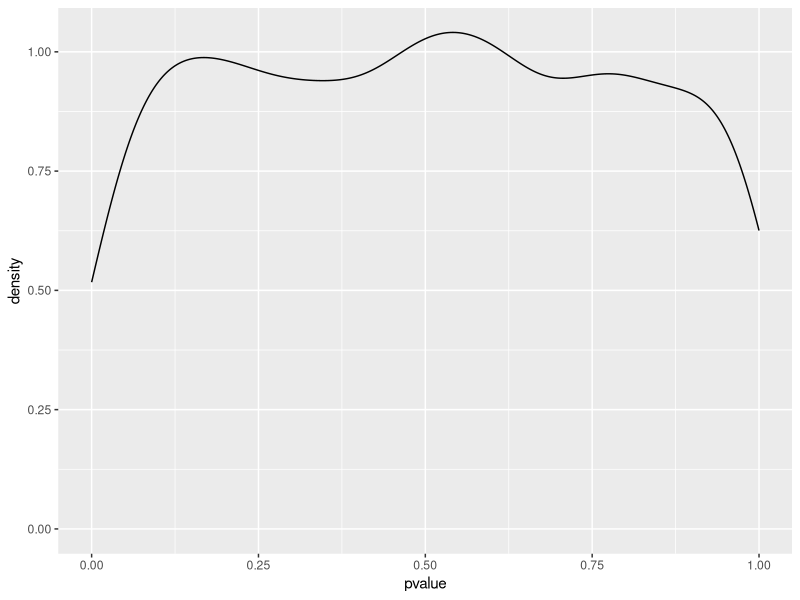
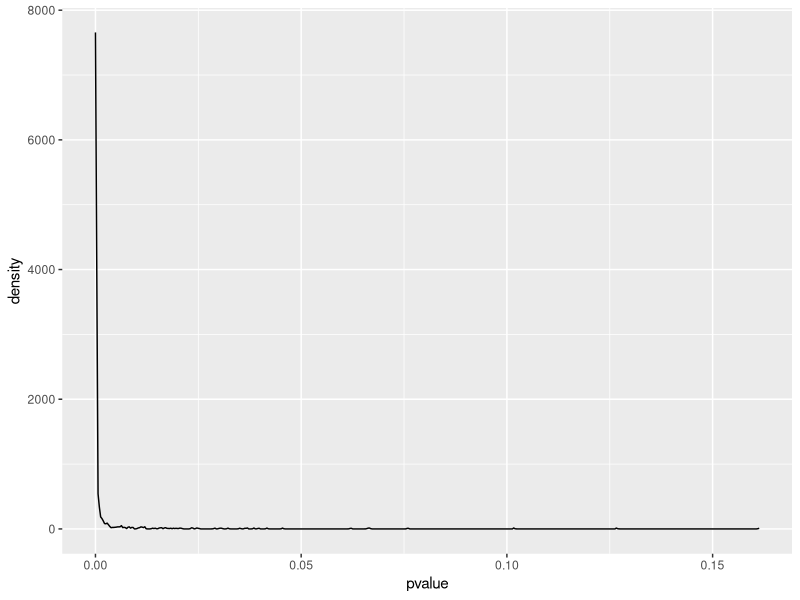
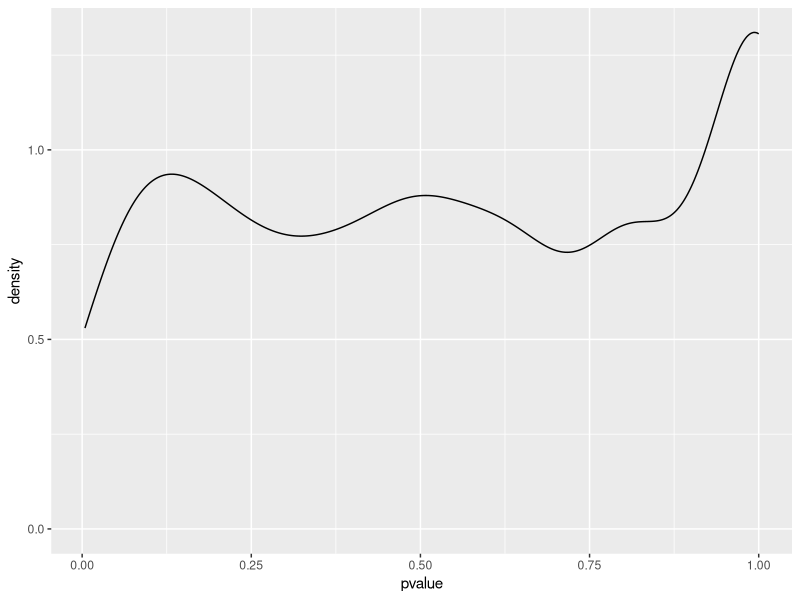
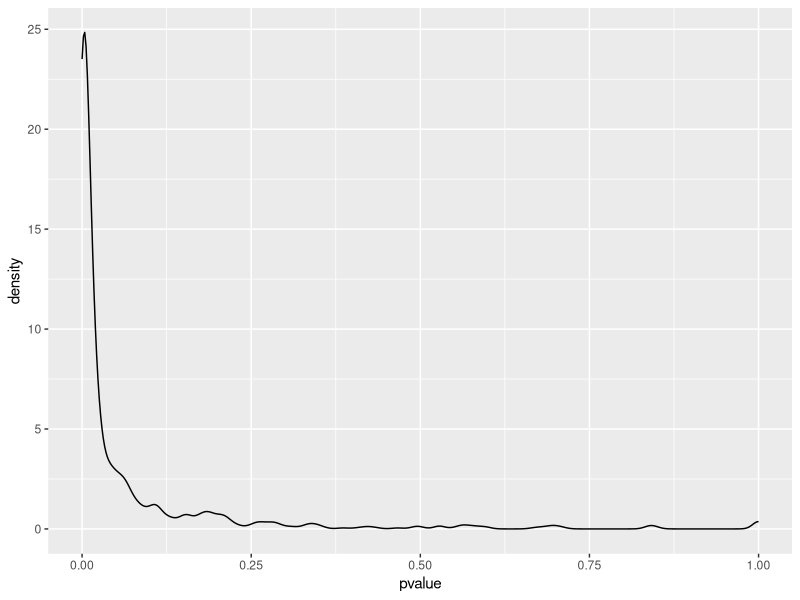
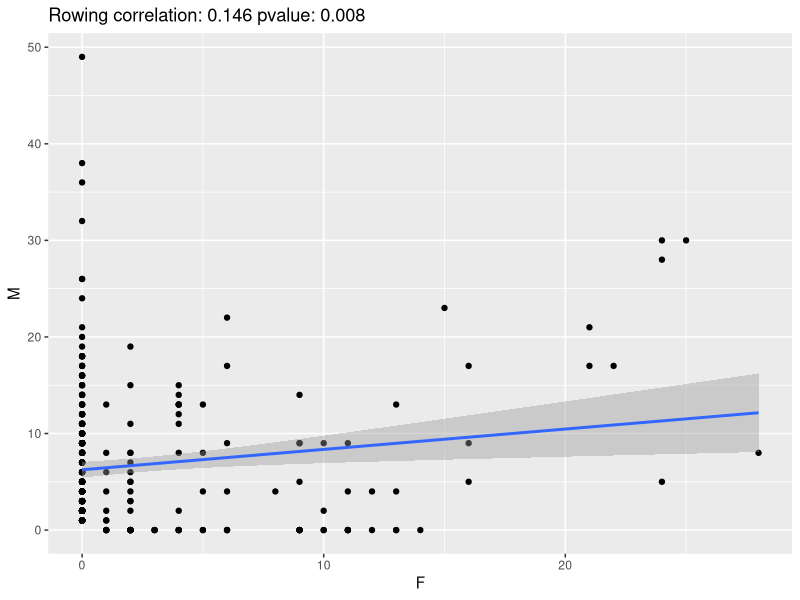
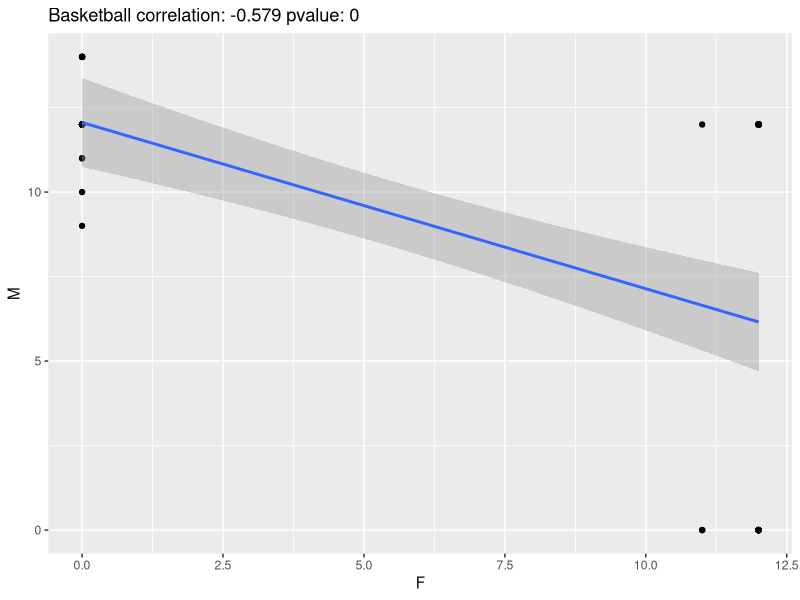
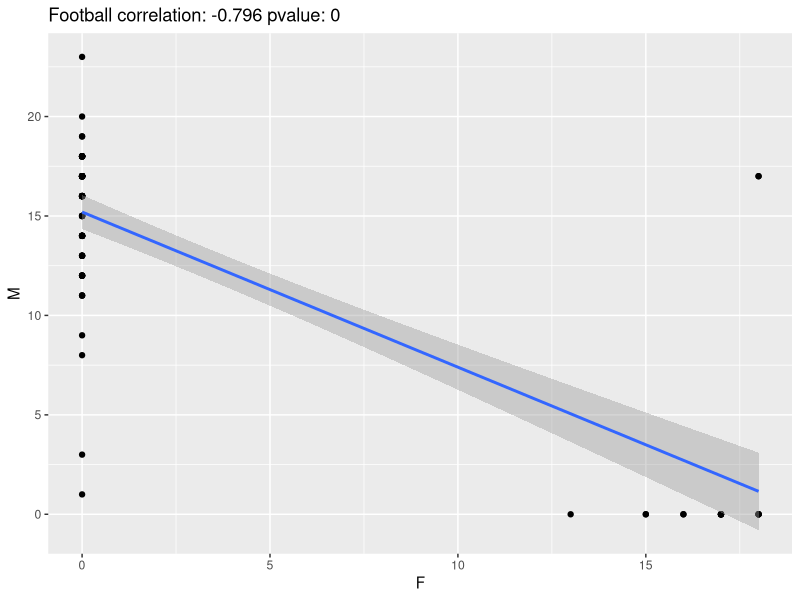
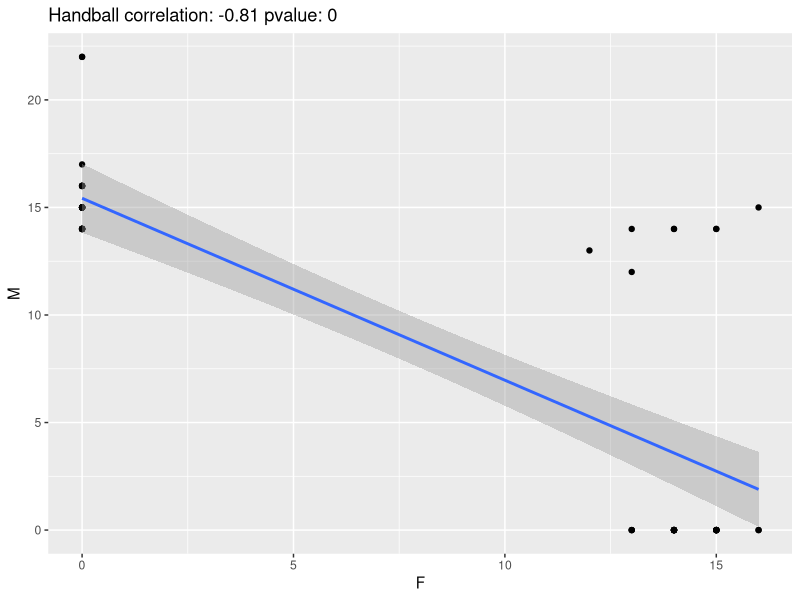

Here is the R script that generated these plots, in order:
## ---- chunk 1
knitr::opts_chunk$set(
  eval      = TRUE,
  comment   = "#",
  #results   = "asis",
  # collapse  = TRUE,
  message = FALSE,
  warning = FALSE,
  fig.align = "center")
## ---- chunk 2
library(tidyverse)
## ---- chunk 3
build_data <- function(probA = 0.1, probB = 0.1, size){
  contingency <- data.frame()
  # PATIENTS WITH GENOTYPE A:
  # the number of patients with the disease is binomially distributed with probability probA
  disease_A <- rbinom(n = 1, size = size, prob = probA)
  no_disease_A <- size - disease_A
  contingency <- rbind(contingency, data.frame("disease" = disease_A, "no_disease" = no_disease_A))
  # PATIENTS WITH GENOTYPE B:
  # the number of patients with the disease is binomially distributed with probability probB
  disease_B <- rbinom(n = 1, size = size, prob = probB)
  no_disease_B <- size - disease_B
  contingency <- rbind(contingency, data.frame("disease" = disease_B, "no_disease" = no_disease_B))
  # add row names for clarity
  rownames(contingency) <- c("A", "B")
  return(contingency)
}

extract_pvalue <- function(contingency){
  return(chisq.test(contingency)$p.value)
}

# test:
size <- 200  # sample size for both genotypes
probA <- 0.2 # probability of disease for genotype A
probB <- 0.1 # probability of disease for genotype B

contingency <- build_data(probA = probA, probB = probB, size = size)
contingency
chisq.test(contingency)
extract_pvalue(contingency = contingency)
## ---- chunk 4
run_many_times <- function(probA = 0.1, probB = 0.1, size = 100, num_replicates = 1000, alpha = 0.05){
  all_pvalues <- replicate(n = num_replicates, extract_pvalue(build_data(probA = probA, probB = probB, size = size)))
  return(data.frame(pvalue = all_pvalues, significant = all_pvalues < alpha))
}
## ---- chunk 5
set.seed(1)
# test: equal probabilities
dt_equal <- run_many_times(probA = 0.1, probB = 0.1, size = 10000, num_replicates = 1000, alpha = 0.05)
# now plot the p-values
ggplot(data = dt_equal) + aes(x = pvalue) + geom_density()
## ---- chunk 6
mean(dt_equal$significant)
## ---- chunk 7
set.seed(1)
# test: equal probabilities
dt_unequal <- run_many_times(probA = 0.12, probB = 0.1, size = 10000, num_replicates = 1000, alpha = 0.05)
ggplot(data = dt_unequal) + aes(x = pvalue) + geom_density()
## ---- chunk 8
mean(dt_unequal$significant)
## ---- chunk 9
set.seed(1)
# test: equal probabilities
dt_unequal <- run_many_times(probA = 0.12, probB = 0.1, size = 100, num_replicates = 1000, alpha = 0.05)
ggplot(data = dt_unequal) + aes(x = pvalue) + geom_density()
## ---- chunk 10
mean(dt_unequal$significant)
## ---- chunk 11
set.seed(1)
# test: equal probabilities
dt_unequal <- run_many_times(probA = 0.25, probB = 0.1, size = 100, num_replicates = 1000, alpha = 0.05)
ggplot(data = dt_unequal) + aes(x = pvalue) + geom_density()
mean(dt_unequal$significant)
## ---- chunk 12
gwas_simulator <- function (test_specificity, test_sensitivity, prior, num_snps){
  # first, let's decide which SNPs are associated with the disease
  true_association <- runif(num_snps) <= prior
  # then, let's see whether our test can detect the difference.
  # for each SNPs, we simulate the test by drawing a random number between 0 and 1
  random_tests <- runif(num_snps)
  # if there is a true association, we check the specificity to determine whether we can pick it up
  # TRUE POSITIVES: there is an association and our test is sensitive enough to detect it
  TP <- sum(random_tests[true_association] < test_sensitivity)
  # FALSE NEGATIVES: there is an association, but we cannot detect it (TYPE II ERROR)
  FN <- sum(true_association) - TP
  # TRUE NEGATIVES: there is no association, and we are correct because we have enough specificity
  TN <- sum(random_tests[!true_association] < test_specificity)
  # FALSE POSITIVES: there is no association, but we find one anyway (TYPE I ERROR)
  FP <- sum(!true_association) - TN
  print(paste("True Positives:", TP, "False Positives (Type I):", FP))
  print(paste("True Negatives:", TN, "False Negative (Type II):", FN))
  # the False Discovery Rate (FDR) is the proportion of false positives over the total number of "discoveries"
  return (FP / (TP + FP))
}

test_specificity <- 0.8 # set specificity
test_sensitivity <- 0.8 # set sensitivity
prior <- 0.01 # set the prior probability of the SNP being linked to disease
num_snps <- 1000
gwas_simulator(test_specificity, test_sensitivity, prior, num_snps)
## ---- chunk 13
gwas_simulator(test_specificity, test_sensitivity, 0.1, num_snps)
## ---- chunk 14
pvalues <- c(runif(100, 0, 0.0005), runif(9900, 0, 1))
## ---- chunk 15
# total 
sum(pvalues < 0.05)
# TRUE positives
sum(pvalues[1:100] < 0.05)
# FALSE positives
sum(pvalues[101:10000] < 0.05)
## ---- chunk 16
pvalues_Bonf <- p.adjust(pvalues, method = "bonferroni")
## ---- chunk 17
# total 
sum(pvalues_Bonf < 0.05)
# TRUE positives
sum(pvalues_Bonf[1:100] < 0.05)
# FALSE positives
sum(pvalues_Bonf[101:10000] < 0.05)
## ---- chunk 18
pvalues_fdr <- p.adjust(pvalues, method = "fdr")
## ---- chunk 19
# total 
sum(pvalues_fdr < 0.05)
# TRUE positives
sum(pvalues_fdr[1:100] < 0.05)
# FALSE positives
sum(pvalues_fdr[101:10000] < 0.05)
## ---- chunk 20
dt <- read_csv("data/medals.csv")
dt
## ---- chunk 21
cor(dt$F, dt$M)
## ---- chunk 22
cor.test(dt$F, dt$M)
## ---- chunk 23
test_correlation_sport <- function(dt, sport, minimum_size = 50){
  # subset the data
  tmp <- dt[dt$Sport == sport, ]
  my_cor <- NA
  my_pvalue <- NA
  if (nrow(tmp) >= minimum_size){
    my_cor <- cor(tmp$F, tmp$M)
    my_test <- cor.test(tmp$F, tmp$M)
    my_pvalue <- my_test$p.value
  }
  return(list(sport = sport, correlation = my_cor, pvalue = my_pvalue))
}
## ---- chunk 24
test_correlation_sport(dt, "Rowing")
## ---- chunk 25
plot_data <- function(dt, sport, correlation, pvalue){
  # subset the data
  tmp <- dt[dt$Sport == sport, ]
  pl <- ggplot(data = tmp) + aes(x = `F`, y = `M`) + 
    geom_point() + geom_smooth(method = "lm") + 
    ggtitle(paste(sport, "correlation:", round(correlation, 3), "pvalue:", round(pvalue, 3)))
  show(pl)
}
## ---- chunk 26
my_res <- test_correlation_sport(dt, "Rowing")
plot_data(dt, "Rowing", my_res$correlation, my_res$pvalue)
## ---- chunk 27
sports <- sort(unique(dt$Sport))
for (sp in sports){
  res <- test_correlation_sport(dt, sp)
  if (!is.na(res$correlation) & res$pvalue < 0.05){
    if (res$correlation < 0){
      print(unlist(res))
      plot_data(dt, sp, res$correlation, res$pvalue)
    }
  }
}
## ---- chunk 28
for (sp in sports){
  res <- test_correlation_sport(dt, sp)
  if (!is.na(res$correlation) & res$pvalue < 0.05){
    if (res$correlation > 0){
      print(unlist(res))
      plot_data(dt, sp, res$correlation, res$pvalue)
    }
  }
}
